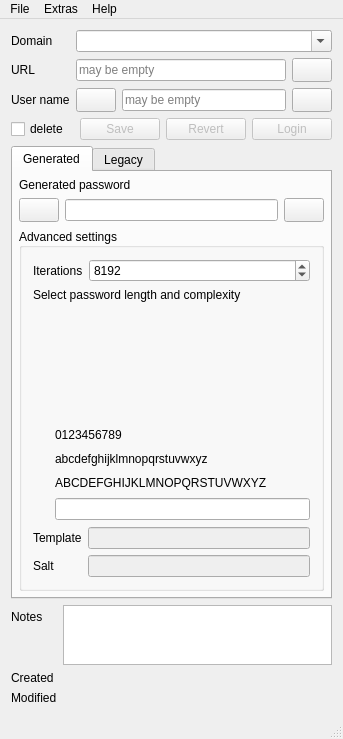
<?xml version="1.0" encoding="UTF-8"?>
<ui version="4.0">
 <class>MainWindow</class>
 <widget class="QMainWindow" name="MainWindow">
  <property name="geometry">
   <rect>
    <x>0</x>
    <y>0</y>
    <width>343</width>
    <height>739</height>
   </rect>
  </property>
  <property name="sizePolicy">
   <sizepolicy hsizetype="Preferred" vsizetype="Preferred">
    <horstretch>0</horstretch>
    <verstretch>0</verstretch>
   </sizepolicy>
  </property>
  <property name="windowTitle">
   <string>Qt SESAM</string>
  </property>
  <widget class="QWidget" name="centralWidget">
   <layout class="QVBoxLayout" name="verticalLayout_2">
    <item>
     <layout class="QGridLayout" name="gridLayout_2">
      <item row="2" column="2">
       <layout class="QHBoxLayout" name="horizontalLayout_5">
        <item>
         <widget class="QPushButton" name="shuffleUsernamePushButton">
          <property name="enabled">
           <bool>true</bool>
          </property>
          <property name="sizePolicy">
           <sizepolicy hsizetype="Minimum" vsizetype="Minimum">
            <horstretch>0</horstretch>
            <verstretch>0</verstretch>
           </sizepolicy>
          </property>
          <property name="minimumSize">
           <size>
            <width>24</width>
            <height>24</height>
           </size>
          </property>
          <property name="toolTip">
           <string>Shuffle a random username</string>
          </property>
          <property name="text">
           <string/>
          </property>
          <property name="icon">
           <iconset resource="QtSESAM.qrc">
            <normaloff>:/images/refresh.png</normaloff>:/images/refresh.png</iconset>
          </property>
          <property name="flat">
           <bool>false</bool>
          </property>
         </widget>
        </item>
        <item>
         <widget class="QLineEdit" name="userLineEdit">
          <property name="placeholderText">
           <string>may be empty</string>
          </property>
         </widget>
        </item>
        <item>
         <widget class="QPushButton" name="copyUsernameToClipboardPushButton">
          <property name="sizePolicy">
           <sizepolicy hsizetype="Minimum" vsizetype="Minimum">
            <horstretch>0</horstretch>
            <verstretch>0</verstretch>
           </sizepolicy>
          </property>
          <property name="minimumSize">
           <size>
            <width>24</width>
            <height>24</height>
           </size>
          </property>
          <property name="toolTip">
           <string>Copy username to clipboard</string>
          </property>
          <property name="text">
           <string/>
          </property>
          <property name="icon">
           <iconset resource="QtSESAM.qrc">
            <normaloff>:/images/clipboard_add.png</normaloff>:/images/clipboard_add.png</iconset>
          </property>
          <property name="flat">
           <bool>false</bool>
          </property>
         </widget>
        </item>
       </layout>
      </item>
      <item row="2" column="0">
       <widget class="QLabel" name="label_8">
        <property name="text">
         <string>User name</string>
        </property>
       </widget>
      </item>
      <item row="0" column="2">
       <widget class="QComboBox" name="domainsComboBox">
        <property name="editable">
         <bool>true</bool>
        </property>
       </widget>
      </item>
      <item row="0" column="0">
       <widget class="QLabel" name="label">
        <property name="text">
         <string>Domain</string>
        </property>
       </widget>
      </item>
      <item row="1" column="0">
       <widget class="QLabel" name="label_12">
        <property name="text">
         <string>URL</string>
        </property>
       </widget>
      </item>
      <item row="1" column="2">
       <layout class="QHBoxLayout" name="horizontalLayout_7">
        <item>
         <widget class="QLineEdit" name="urlLineEdit">
          <property name="placeholderText">
           <string>may be empty</string>
          </property>
         </widget>
        </item>
        <item>
         <widget class="QPushButton" name="openURLPushButton">
          <property name="sizePolicy">
           <sizepolicy hsizetype="Minimum" vsizetype="Minimum">
            <horstretch>0</horstretch>
            <verstretch>0</verstretch>
           </sizepolicy>
          </property>
          <property name="minimumSize">
           <size>
            <width>24</width>
            <height>24</height>
           </size>
          </property>
          <property name="maximumSize">
           <size>
            <width>16777215</width>
            <height>16777215</height>
           </size>
          </property>
          <property name="toolTip">
           <string>Open URL ...</string>
          </property>
          <property name="text">
           <string/>
          </property>
          <property name="icon">
           <iconset resource="QtSESAM.qrc">
            <normaloff>:/images/open-url.png</normaloff>:/images/open-url.png</iconset>
          </property>
          <property name="flat">
           <bool>false</bool>
          </property>
         </widget>
        </item>
       </layout>
      </item>
     </layout>
    </item>
    <item>
     <layout class="QHBoxLayout" name="topButtonsHorizontalLayout">
      <item>
       <widget class="QCheckBox" name="deleteCheckBox">
        <property name="text">
         <string>delete</string>
        </property>
       </widget>
      </item>
      <item>
       <spacer name="horizontalSpacer">
        <property name="orientation">
         <enum>Qt::Horizontal</enum>
        </property>
        <property name="sizeHint" stdset="0">
         <size>
          <width>40</width>
          <height>20</height>
         </size>
        </property>
       </spacer>
      </item>
      <item>
       <widget class="QPushButton" name="savePushButton">
        <property name="enabled">
         <bool>false</bool>
        </property>
        <property name="text">
         <string>Save</string>
        </property>
       </widget>
      </item>
      <item>
       <widget class="QPushButton" name="revertPushButton">
        <property name="enabled">
         <bool>false</bool>
        </property>
        <property name="text">
         <string>Revert</string>
        </property>
        <property name="shortcut">
         <string>Esc</string>
        </property>
       </widget>
      </item>
      <item>
       <widget class="QPushButton" name="loginPushButton">
        <property name="enabled">
         <bool>false</bool>
        </property>
        <property name="text">
         <string>Login</string>
        </property>
       </widget>
      </item>
     </layout>
    </item>
    <item>
     <widget class="QTabWidget" name="tabWidget">
      <property name="sizePolicy">
       <sizepolicy hsizetype="Expanding" vsizetype="Preferred">
        <horstretch>0</horstretch>
        <verstretch>2</verstretch>
       </sizepolicy>
      </property>
      <property name="currentIndex">
       <number>0</number>
      </property>
      <widget class="QWidget" name="generatedPasswordTab">
       <attribute name="title">
        <string>Generated</string>
       </attribute>
       <layout class="QVBoxLayout" name="verticalLayout_5">
        <property name="leftMargin">
         <number>6</number>
        </property>
        <property name="topMargin">
         <number>6</number>
        </property>
        <property name="rightMargin">
         <number>6</number>
        </property>
        <property name="bottomMargin">
         <number>6</number>
        </property>
        <item>
         <layout class="QHBoxLayout" name="horizontalLayout">
          <property name="bottomMargin">
           <number>0</number>
          </property>
          <item>
           <widget class="QLabel" name="label_11">
            <property name="text">
             <string>Generated password</string>
            </property>
           </widget>
          </item>
          <item>
           <widget class="QLabel" name="passwordLengthLabel">
            <property name="text">
             <string/>
            </property>
            <property name="scaledContents">
             <bool>false</bool>
            </property>
            <property name="alignment">
             <set>Qt::AlignRight|Qt::AlignTrailing|Qt::AlignVCenter</set>
            </property>
           </widget>
          </item>
         </layout>
        </item>
        <item>
         <layout class="QHBoxLayout" name="horizontalLayout_2">
          <item>
           <widget class="QPushButton" name="renewSaltPushButton">
            <property name="enabled">
             <bool>true</bool>
            </property>
            <property name="sizePolicy">
             <sizepolicy hsizetype="Minimum" vsizetype="Minimum">
              <horstretch>0</horstretch>
              <verstretch>0</verstretch>
             </sizepolicy>
            </property>
            <property name="minimumSize">
             <size>
              <width>24</width>
              <height>24</height>
             </size>
            </property>
            <property name="toolTip">
             <string>Generate new password</string>
            </property>
            <property name="text">
             <string/>
            </property>
            <property name="icon">
             <iconset resource="QtSESAM.qrc">
              <normaloff>:/images/refresh.png</normaloff>:/images/refresh.png</iconset>
            </property>
            <property name="flat">
             <bool>false</bool>
            </property>
           </widget>
          </item>
          <item>
           <widget class="QLineEdit" name="generatedPasswordLineEdit">
            <property name="styleSheet">
             <string notr="true"/>
            </property>
            <property name="echoMode">
             <enum>QLineEdit::Password</enum>
            </property>
            <property name="alignment">
             <set>Qt::AlignCenter</set>
            </property>
            <property name="readOnly">
             <bool>true</bool>
            </property>
           </widget>
          </item>
          <item>
           <widget class="QPushButton" name="copyGeneratedPasswordToClipboardPushButton">
            <property name="sizePolicy">
             <sizepolicy hsizetype="Minimum" vsizetype="Minimum">
              <horstretch>0</horstretch>
              <verstretch>0</verstretch>
             </sizepolicy>
            </property>
            <property name="minimumSize">
             <size>
              <width>24</width>
              <height>24</height>
             </size>
            </property>
            <property name="toolTip">
             <string>Copy password to clipboard</string>
            </property>
            <property name="text">
             <string/>
            </property>
            <property name="icon">
             <iconset resource="QtSESAM.qrc">
              <normaloff>:/images/clipboard_add.png</normaloff>:/images/clipboard_add.png</iconset>
            </property>
            <property name="flat">
             <bool>false</bool>
            </property>
           </widget>
          </item>
         </layout>
        </item>
        <item>
         <widget class="QGroupBox" name="moreSettingsGroupBox">
          <property name="minimumSize">
           <size>
            <width>17</width>
            <height>17</height>
           </size>
          </property>
          <property name="whatsThis">
           <string notr="true"/>
          </property>
          <property name="title">
           <string>Advanced settings</string>
          </property>
          <property name="alignment">
           <set>Qt::AlignLeading|Qt::AlignLeft|Qt::AlignVCenter</set>
          </property>
          <property name="flat">
           <bool>false</bool>
          </property>
          <layout class="QVBoxLayout" name="verticalLayout_4">
           <property name="sizeConstraint">
            <enum>QLayout::SetNoConstraint</enum>
           </property>
           <item>
            <layout class="QFormLayout" name="formLayout_3">
             <item row="0" column="0">
              <widget class="QLabel" name="label_3">
               <property name="text">
                <string>Iterations</string>
               </property>
              </widget>
             </item>
             <item row="0" column="1">
              <widget class="QSpinBox" name="iterationsSpinBox">
               <property name="minimum">
                <number>1</number>
               </property>
               <property name="maximum">
                <number>16777216</number>
               </property>
               <property name="singleStep">
                <number>1</number>
               </property>
               <property name="value">
                <number>8192</number>
               </property>
              </widget>
             </item>
            </layout>
           </item>
           <item>
            <widget class="QLabel" name="label_15">
             <property name="text">
              <string>Select password length and complexity</string>
             </property>
            </widget>
           </item>
           <item>
            <layout class="QGridLayout" name="selectorGridLayout">
             <property name="sizeConstraint">
              <enum>QLayout::SetMinimumSize</enum>
             </property>
             <property name="leftMargin">
              <number>0</number>
             </property>
             <property name="topMargin">
              <number>0</number>
             </property>
             <property name="rightMargin">
              <number>0</number>
             </property>
             <property name="bottomMargin">
              <number>0</number>
             </property>
             <item row="1" column="0">
              <widget class="EasySelectorWidget" name="easySelectorWidget" native="true">
               <property name="sizePolicy">
                <sizepolicy hsizetype="MinimumExpanding" vsizetype="MinimumExpanding">
                 <horstretch>0</horstretch>
                 <verstretch>0</verstretch>
                </sizepolicy>
               </property>
               <property name="cursor">
                <cursorShape>PointingHandCursor</cursorShape>
               </property>
              </widget>
             </item>
            </layout>
           </item>
           <item>
            <layout class="QGridLayout" name="gridLayout">
             <property name="topMargin">
              <number>0</number>
             </property>
             <property name="bottomMargin">
              <number>0</number>
             </property>
             <item row="1" column="1">
              <widget class="QLabel" name="label_4">
               <property name="minimumSize">
                <size>
                 <width>0</width>
                 <height>18</height>
                </size>
               </property>
               <property name="text">
                <string>abcdefghijklmnopqrstuvwxyz</string>
               </property>
              </widget>
             </item>
             <item row="2" column="1">
              <widget class="QLabel" name="label_13">
               <property name="minimumSize">
                <size>
                 <width>0</width>
                 <height>18</height>
                </size>
               </property>
               <property name="text">
                <string>ABCDEFGHIJKLMNOPQRSTUVWXYZ</string>
               </property>
              </widget>
             </item>
             <item row="3" column="1">
              <widget class="QLineEdit" name="extraLineEdit">
               <property name="minimumSize">
                <size>
                 <width>0</width>
                 <height>18</height>
                </size>
               </property>
               <property name="text">
                <string/>
               </property>
              </widget>
             </item>
             <item row="0" column="1">
              <widget class="QLabel" name="label_14">
               <property name="minimumSize">
                <size>
                 <width>0</width>
                 <height>18</height>
                </size>
               </property>
               <property name="text">
                <string>0123456789</string>
               </property>
              </widget>
             </item>
             <item row="0" column="0">
              <widget class="QLabel" name="useDigitsLabel">
               <property name="minimumSize">
                <size>
                 <width>16</width>
                 <height>16</height>
                </size>
               </property>
               <property name="text">
                <string/>
               </property>
               <property name="pixmap">
                <pixmap resource="QtSESAM.qrc">:/images/check.png</pixmap>
               </property>
              </widget>
             </item>
             <item row="1" column="0">
              <widget class="QLabel" name="useLowercaseLabel">
               <property name="minimumSize">
                <size>
                 <width>16</width>
                 <height>16</height>
                </size>
               </property>
               <property name="text">
                <string/>
               </property>
               <property name="pixmap">
                <pixmap resource="QtSESAM.qrc">:/images/check.png</pixmap>
               </property>
              </widget>
             </item>
             <item row="2" column="0">
              <widget class="QLabel" name="useUppercaseLabel">
               <property name="minimumSize">
                <size>
                 <width>16</width>
                 <height>16</height>
                </size>
               </property>
               <property name="text">
                <string/>
               </property>
               <property name="pixmap">
                <pixmap resource="QtSESAM.qrc">:/images/check.png</pixmap>
               </property>
              </widget>
             </item>
             <item row="3" column="0">
              <widget class="QLabel" name="useExtraLabel">
               <property name="minimumSize">
                <size>
                 <width>16</width>
                 <height>16</height>
                </size>
               </property>
               <property name="text">
                <string/>
               </property>
               <property name="pixmap">
                <pixmap resource="QtSESAM.qrc">:/images/check.png</pixmap>
               </property>
              </widget>
             </item>
            </layout>
           </item>
           <item>
            <spacer name="verticalSpacer_4">
             <property name="orientation">
              <enum>Qt::Vertical</enum>
             </property>
             <property name="sizeType">
              <enum>QSizePolicy::Minimum</enum>
             </property>
             <property name="sizeHint" stdset="0">
              <size>
               <width>20</width>
               <height>1</height>
              </size>
             </property>
            </spacer>
           </item>
           <item>
            <layout class="QFormLayout" name="extraInfoFormLayout">
             <property name="topMargin">
              <number>0</number>
             </property>
             <item row="0" column="1">
              <widget class="QLineEdit" name="passwordTemplateLineEdit">
               <property name="enabled">
                <bool>false</bool>
               </property>
               <property name="toolTip">
                <string>Password template (FYI)</string>
               </property>
               <property name="inputMask">
                <string notr="true"/>
               </property>
               <property name="readOnly">
                <bool>true</bool>
               </property>
              </widget>
             </item>
             <item row="1" column="1">
              <widget class="QLineEdit" name="saltBase64LineEdit">
               <property name="enabled">
                <bool>false</bool>
               </property>
               <property name="toolTip">
                <string>Base64 encoded salt (FYI)</string>
               </property>
               <property name="readOnly">
                <bool>true</bool>
               </property>
              </widget>
             </item>
             <item row="0" column="0">
              <widget class="QLabel" name="label_6">
               <property name="text">
                <string>Template</string>
               </property>
              </widget>
             </item>
             <item row="1" column="0">
              <widget class="QLabel" name="label_9">
               <property name="text">
                <string>Salt</string>
               </property>
              </widget>
             </item>
            </layout>
           </item>
          </layout>
         </widget>
        </item>
       </layout>
      </widget>
      <widget class="QWidget" name="legacyPasswordTab">
       <attribute name="title">
        <string>Legacy</string>
       </attribute>
       <layout class="QVBoxLayout" name="verticalLayout_3">
        <property name="leftMargin">
         <number>6</number>
        </property>
        <property name="topMargin">
         <number>6</number>
        </property>
        <property name="rightMargin">
         <number>6</number>
        </property>
        <property name="bottomMargin">
         <number>6</number>
        </property>
        <item>
         <widget class="QLabel" name="label_10">
          <property name="text">
           <string>Legacy password</string>
          </property>
         </widget>
        </item>
        <item>
         <layout class="QHBoxLayout" name="horizontalLayout_3">
          <property name="leftMargin">
           <number>0</number>
          </property>
          <property name="topMargin">
           <number>0</number>
          </property>
          <property name="rightMargin">
           <number>0</number>
          </property>
          <property name="bottomMargin">
           <number>0</number>
          </property>
          <item>
           <widget class="QLineEdit" name="legacyPasswordLineEdit">
            <property name="echoMode">
             <enum>QLineEdit::PasswordEchoOnEdit</enum>
            </property>
            <property name="placeholderText">
             <string>don't fill unless service requires fixed password</string>
            </property>
           </widget>
          </item>
          <item>
           <widget class="QPushButton" name="copyLegacyPasswordToClipboardPushButton">
            <property name="toolTip">
             <string>Copy password to clipboard</string>
            </property>
            <property name="text">
             <string/>
            </property>
            <property name="icon">
             <iconset resource="QtSESAM.qrc">
              <normaloff>:/images/clipboard_add.png</normaloff>:/images/clipboard_add.png</iconset>
            </property>
           </widget>
          </item>
         </layout>
        </item>
        <item>
         <spacer name="verticalSpacer_2">
          <property name="orientation">
           <enum>Qt::Vertical</enum>
          </property>
          <property name="sizeHint" stdset="0">
           <size>
            <width>20</width>
            <height>212</height>
           </size>
          </property>
         </spacer>
        </item>
       </layout>
      </widget>
     </widget>
    </item>
    <item>
     <layout class="QFormLayout" name="formLayout">
      <item row="1" column="0">
       <widget class="QLabel" name="label_2">
        <property name="text">
         <string>Notes</string>
        </property>
       </widget>
      </item>
      <item row="1" column="1">
       <widget class="QPlainTextEdit" name="notesPlainTextEdit">
        <property name="sizePolicy">
         <sizepolicy hsizetype="Expanding" vsizetype="Preferred">
          <horstretch>0</horstretch>
          <verstretch>0</verstretch>
         </sizepolicy>
        </property>
        <property name="maximumSize">
         <size>
          <width>16777215</width>
          <height>60</height>
         </size>
        </property>
       </widget>
      </item>
      <item row="2" column="0">
       <widget class="QLabel" name="label_5">
        <property name="text">
         <string>Created</string>
        </property>
       </widget>
      </item>
      <item row="2" column="1">
       <widget class="QLabel" name="createdLabel">
        <property name="text">
         <string/>
        </property>
       </widget>
      </item>
      <item row="3" column="0">
       <widget class="QLabel" name="label_7">
        <property name="text">
         <string>Modified</string>
        </property>
       </widget>
      </item>
      <item row="3" column="1">
       <widget class="QLabel" name="modifiedLabel">
        <property name="text">
         <string/>
        </property>
       </widget>
      </item>
     </layout>
    </item>
    <item>
     <spacer name="verticalSpacer">
      <property name="orientation">
       <enum>Qt::Vertical</enum>
      </property>
      <property name="sizeHint" stdset="0">
       <size>
        <width>20</width>
        <height>1</height>
       </size>
      </property>
     </spacer>
    </item>
   </layout>
  </widget>
  <widget class="QMenuBar" name="menuBar">
   <property name="geometry">
    <rect>
     <x>0</x>
     <y>0</y>
     <width>343</width>
     <height>21</height>
    </rect>
   </property>
   <widget class="QMenu" name="menuFile">
    <property name="title">
     <string>File</string>
    </property>
    <widget class="QMenu" name="menuImport">
     <property name="title">
      <string>Import</string>
     </property>
     <addaction name="actionKeePassXmlFile"/>
     <addaction name="actionPasswordSafeFile"/>
    </widget>
    <addaction name="actionNewDomain"/>
    <addaction name="actionSave"/>
    <addaction name="actionSyncNow"/>
    <addaction name="separator"/>
    <addaction name="menuImport"/>
    <addaction name="separator"/>
    <addaction name="actionExit"/>
   </widget>
   <widget class="QMenu" name="menuHelp">
    <property name="title">
     <string>Help</string>
    </property>
    <addaction name="actionAbout"/>
    <addaction name="actionAboutQt"/>
   </widget>
   <widget class="QMenu" name="menuExtras">
    <property name="title">
     <string>Extras</string>
    </property>
    <widget class="QMenu" name="menuExpertMode">
     <property name="title">
      <string>Expert actions</string>
     </property>
     <widget class="QMenu" name="menuExport">
      <property name="title">
       <string>Export</string>
      </property>
      <addaction name="actionExportKGK"/>
      <addaction name="actionExportCurrentSettingsAsQRCode"/>
      <addaction name="actionExportAllLoginDataAsClearText"/>
      <addaction name="actionExportAllDomainSettingsAsJSON"/>
     </widget>
     <widget class="QMenu" name="menuImport_2">
      <property name="title">
       <string>Import</string>
      </property>
      <addaction name="actionImportKGK"/>
     </widget>
     <addaction name="actionHackLegacyPassword"/>
     <addaction name="actionRegenerateSaltKeyIV"/>
     <addaction name="actionClearAllSettings"/>
     <addaction name="actionForcedPush"/>
     <addaction name="separator"/>
     <addaction name="menuImport_2"/>
     <addaction name="menuExport"/>
     <addaction name="separator"/>
     <addaction name="actionDeleteOldBackupFiles"/>
    </widget>
    <widget class="QMenu" name="menuLanguage">
     <property name="title">
      <string>Language</string>
     </property>
    </widget>
    <addaction name="actionOptions"/>
    <addaction name="actionChangeMasterPassword"/>
    <addaction name="actionLockApplication"/>
    <addaction name="actionClearClipboard"/>
    <addaction name="separator"/>
    <addaction name="menuLanguage"/>
    <addaction name="separator"/>
    <addaction name="menuExpertMode"/>
   </widget>
   <addaction name="menuFile"/>
   <addaction name="menuExtras"/>
   <addaction name="menuHelp"/>
  </widget>
  <widget class="QStatusBar" name="statusBar"/>
  <action name="actionExit">
   <property name="text">
    <string>Exit</string>
   </property>
  </action>
  <action name="actionNewDomain">
   <property name="enabled">
    <bool>true</bool>
   </property>
   <property name="text">
    <string>New domain ...</string>
   </property>
   <property name="shortcut">
    <string>Ctrl+N</string>
   </property>
  </action>
  <action name="actionAbout">
   <property name="text">
    <string>About ...</string>
   </property>
  </action>
  <action name="actionAboutQt">
   <property name="text">
    <string>About Qt ...</string>
   </property>
  </action>
  <action name="actionSyncNow">
   <property name="text">
    <string>Sync now ...</string>
   </property>
   <property name="shortcut">
    <string>Ctrl+Shift+S</string>
   </property>
  </action>
  <action name="actionInvalidatePassword">
   <property name="text">
    <string>[DEBUG] Invalidate password</string>
   </property>
  </action>
  <action name="actionOptions">
   <property name="text">
    <string>Options ...</string>
   </property>
  </action>
  <action name="actionChangeMasterPassword">
   <property name="text">
    <string>Change master password ...</string>
   </property>
  </action>
  <action name="actionHackLegacyPassword">
   <property name="enabled">
    <bool>false</bool>
   </property>
   <property name="text">
    <string>Hack legacy password ...</string>
   </property>
   <property name="shortcut">
    <string>Ctrl+E, Ctrl+H</string>
   </property>
  </action>
  <action name="actionRegenerateSaltKeyIV">
   <property name="text">
    <string>Regenerate salt, key and IV ...</string>
   </property>
   <property name="shortcut">
    <string>Ctrl+E, Ctrl+R</string>
   </property>
  </action>
  <action name="actionLockApplication">
   <property name="text">
    <string>Lock application ...</string>
   </property>
   <property name="shortcut">
    <string>Ctrl+Alt+L</string>
   </property>
  </action>
  <action name="actionClearClipboard">
   <property name="text">
    <string>Clear clipboard</string>
   </property>
  </action>
  <action name="actionClearAllSettings">
   <property name="text">
    <string>Clear all settings ...</string>
   </property>
   <property name="shortcut">
    <string>Ctrl+E, Ctrl+C, Ctrl+C</string>
   </property>
  </action>
  <action name="actionSave">
   <property name="text">
    <string>Save domain settings</string>
   </property>
   <property name="shortcut">
    <string>Ctrl+S</string>
   </property>
  </action>
  <action name="actionUndo">
   <property name="text">
    <string>Undo</string>
   </property>
   <property name="shortcut">
    <string>Ctrl+Z</string>
   </property>
  </action>
  <action name="actionForcedPush">
   <property name="text">
    <string>Forced push ...</string>
   </property>
   <property name="toolTip">
    <string>Send local domain settings to server no matter what</string>
   </property>
   <property name="shortcut">
    <string>Ctrl+E, Ctrl+F, Ctrl+P</string>
   </property>
  </action>
  <action name="actionExportKGK">
   <property name="text">
    <string>KGK ...</string>
   </property>
  </action>
  <action name="actionImportKGK">
   <property name="text">
    <string>KGK ...</string>
   </property>
  </action>
  <action name="actionKeePassXmlFile">
   <property name="enabled">
    <bool>false</bool>
   </property>
   <property name="text">
    <string>KeePass 2 XML file ...</string>
   </property>
   <property name="shortcut">
    <string>Ctrl+I, Ctrl+K</string>
   </property>
  </action>
  <action name="actionDeleteOldBackupFiles">
   <property name="text">
    <string>Delete old backup files ...</string>
   </property>
   <property name="shortcut">
    <string>Ctrl+E, Ctrl+D, Ctrl+B</string>
   </property>
  </action>
  <action name="actionExportCurrentSettingsAsQRCode">
   <property name="text">
    <string>Current domain settings as QR code ...</string>
   </property>
  </action>
  <action name="actionExportAllLoginDataAsClearText">
   <property name="text">
    <string>All login data as clear text ...</string>
   </property>
  </action>
  <action name="actionPasswordSafeFile">
   <property name="text">
    <string>PasswordSafe file...</string>
   </property>
   <property name="shortcut">
    <string>Ctrl+I, Ctrl+P</string>
   </property>
  </action>
  <action name="actionExportAllDomainSettingsAsJSON">
   <property name="text">
    <string>All domain settings as JSON ...</string>
   </property>
  </action>
 </widget>
 <layoutdefault spacing="6" margin="11"/>
 <customwidgets>
  <customwidget>
   <class>EasySelectorWidget</class>
   <extends>QWidget</extends>
   <header location="global">easyselectorwidget.h</header>
   <container>1</container>
  </customwidget>
 </customwidgets>
 <tabstops>
  <tabstop>domainsComboBox</tabstop>
  <tabstop>urlLineEdit</tabstop>
  <tabstop>userLineEdit</tabstop>
  <tabstop>savePushButton</tabstop>
  <tabstop>iterationsSpinBox</tabstop>
  <tabstop>notesPlainTextEdit</tabstop>
  <tabstop>copyGeneratedPasswordToClipboardPushButton</tabstop>
  <tabstop>tabWidget</tabstop>
  <tabstop>openURLPushButton</tabstop>
  <tabstop>copyUsernameToClipboardPushButton</tabstop>
  <tabstop>generatedPasswordLineEdit</tabstop>
  <tabstop>deleteCheckBox</tabstop>
  <tabstop>copyLegacyPasswordToClipboardPushButton</tabstop>
  <tabstop>legacyPasswordLineEdit</tabstop>
  <tabstop>extraLineEdit</tabstop>
  <tabstop>revertPushButton</tabstop>
 </tabstops>
 <resources>
  <include location="QtSESAM.qrc"/>
 </resources>
 <connections/>
</ui>
